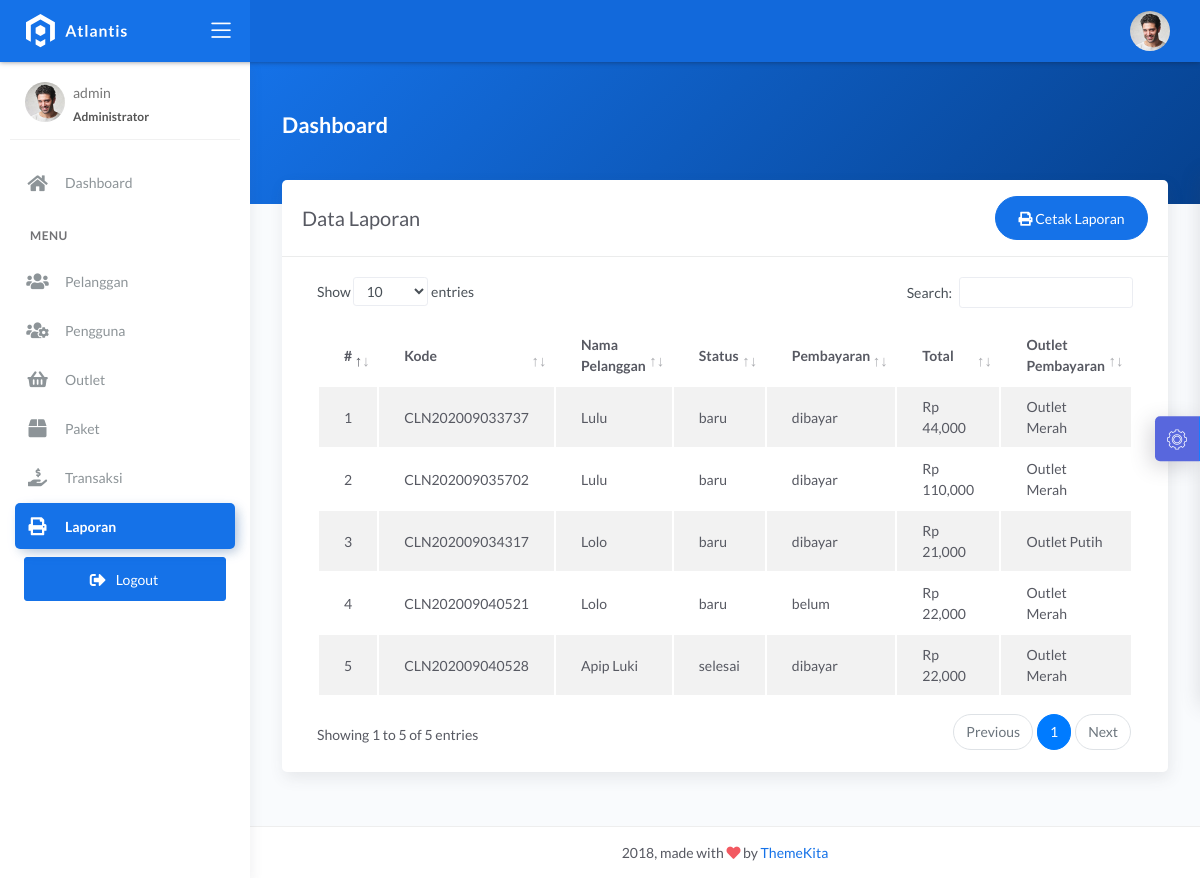
Page /admin/laporan.php (signed in) on the committed database.
### tables this page shows
CREATE TABLE `transaksi` (
  `id_transaksi` int(11) NOT NULL,
  `outlet_id` int(11) DEFAULT NULL,
  `kode_invoice` varchar(228) DEFAULT NULL,
  `id_pelanggan` int(11) DEFAULT NULL,
  `tgl` datetime DEFAULT NULL,
  `batas_waktu` datetime DEFAULT NULL,
  `tgl_pembayaran` datetime DEFAULT NULL,
  `biaya_tambahan` int(11) DEFAULT NULL,
  `diskon` double DEFAULT NULL,
  `pajak` int(11) DEFAULT NULL,
  `status` enum('baru','proses','selesai','diambil') DEFAULT NULL,
  `status_bayar` enum('dibayar','belum') DEFAULT NULL,
  `id_user` int(11) DEFAULT NULL
);

CREATE TABLE `pelanggan` (
  `id_pelanggan` int(11) NOT NULL,
  `nama_pelanggan` varchar(228) NOT NULL,
  `alamat_pelanggan` text NOT NULL,
  `jenis_kelamin` enum('L','P') NOT NULL,
  `telp_pelanggan` varchar(15) NOT NULL,
  `no_ktp` varchar(30) NOT NULL
);

CREATE TABLE `detail_transaksi` (
  `id_detail` int(11) NOT NULL,
  `id_transaksi` int(11) NOT NULL,
  `id_paket` int(11) NOT NULL,
  `qty` double NOT NULL,
  `total_harga` double NOT NULL,
  `keterangan` text NOT NULL,
  `total_bayar` int(11) NOT NULL
);

CREATE TABLE `outlet` (
  `id_outlet` int(11) NOT NULL,
  `nama_outlet` varchar(228) DEFAULT NULL,
  `alamat_outlet` text DEFAULT NULL,
  `telp_outlet` varchar(15) DEFAULT NULL
);

### admin/laporan.php (the view, shortened to what this page needs)
<?php
$title = 'Data Laporan';
require 'koneksi.php';
$query = "SELECT transaksi.*, pelanggan.nama_pelanggan, detail_transaksi.total_harga, outlet.nama_outlet FROM transaksi INNER JOIN pelanggan ON pelanggan.id_pelanggan = transaksi.id_pelanggan INNER JOIN detail_transaksi ON detail_transaksi.id_transaksi = transaksi.id_transaksi INNER JOIN outlet ON outlet.id_outlet = transaksi.outlet_id";
$data = mysqli_query($conn, $query);
require 'header.php';
?>
<div class="panel-header bg-primary-gradient">
    <div class="page-inner py-5">
        <div class="d-flex align-items-left align-items-md-center flex-column flex-md-row">
            <div>
                <h2 class="text-white pb-2 fw-bold">Dashboard</h2>
            </div>
        </div>
    </div>
</div>
<div class="page-inner mt--5">
    <diva class="row">
        <div class="col-md-12">
            <div class="card">
                <div class="card-header">
                    <div class="d-flex align-items-center">
                        <h4 class="card-title"><?= $title; ?></h4>
                        <a href="cetak.php" target="_blank" class="btn btn-primary btn-round ml-auto">
                            <i class="fas fa-print"></i>
                            Cetak Laporan
                        </a>
                    </div>
                </div>
                <div class="card-body">
                    <div class="table-responsive">
                        <table id="basic-datatables" class="display table table-striped table-hover">
                            <thead>
                                <tr>
                                    <th style="width: 7%">#</th>
                                    <th>Kode</th>
                                    <th>Nama Pelanggan</th>
                                    <th>Status</th>
                                    <th>Pembayaran</th>
                                    <th>Total</th>
                                    <th>Outlet Pembayaran</th>
                                </tr>
                            </thead>
                            <tbody>
                                <?php
                                $no = 1;
                                if (mysqli_num_rows($data) > 0) {
                                    while ($trans = mysqli_fetch_assoc($data)) {
                                ?>
                                        <tr>
                                            <td><?= $no++; ?></td>
                                            <td><?= $trans['kode_invoice']; ?></td>
                                            <td><?= $trans['nama_pelanggan']; ?></td>
                                            <td><?= $trans['status']; ?></td>
                                            <td><?= $trans['status_bayar']; ?></td>
                                            <td><?= 'Rp ' . number_format($trans['total_harga']); ?></td>
                                            <td><?= $trans['nama_outlet']; ?></td>
                                        </tr>
                                <?php }
                                }
                                ?>
                            </tbody>
                        </table>
                    </div>
                </div>
            </div>
        </div>
</div>
</div>
<?php
require 'footer.php';
?>

### admin/header.php (shortened to what this page needs)
<!DOCTYPE html>
<html lang="en">
<head>
    <link rel="stylesheet" href="../assets/css/bootstrap.min.css">
    <link rel="stylesheet" href="../assets/css/atlantis.min.css">
    <link rel="stylesheet" href="../assets/css/demo.css">
</head>
<body>
    <div class="wrapper">
        <div class="main-header">
            <div class="logo-header" data-background-color="blue">
                <a href="index.html" class="logo">
                    <img src="../assets/img/logo.svg" alt="navbar brand" class="navbar-brand">
                </a>
                <div class="nav-toggle">
                    <button class="btn btn-toggle toggle-sidebar">
                        <i class="icon-menu"></i>
                    </button>
                </div>
            </div>
            <nav class="navbar navbar-header navbar-expand-lg" data-background-color="blue2">
                <div class="container-fluid">
                    <ul class="navbar-nav topbar-nav ml-md-auto align-items-center">
                        <li class="nav-item dropdown hidden-caret">
                            <a class="dropdown-toggle profile-pic" data-toggle="dropdown" href="#" aria-expanded="false">
                                <div class="avatar-sm">
                                    <img src="../assets/img/profile.jpg" alt="..." class="avatar-img rounded-circle">
                                </div>
                            </a>
                        </li>
                    </ul>
                </div>
            </nav>
        </div>
        <div class="sidebar sidebar-style-2">
            <div class="sidebar-wrapper scrollbar scrollbar-inner">
                <div class="sidebar-content">
                    <div class="user">
                        <div class="avatar-sm float-left mr-2">
                            <img src="../assets/img/profile.jpg" alt="..." class="avatar-img rounded-circle">
                        </div>
                        <div class="info">
                            <a data-toggle="collapse" href="#collapseExample" aria-expanded="true">
                                <span>
                                    <?= $_SESSION['username']; ?>
                                    <span class="user-level"><?php if ($_SESSION['role'] == 'admin') {
                                                                    echo "Administrator";
                                                                } else if ($_SESSION['role'] == 'kasir') {
                                                                    echo "Kasir";
                                                                } else {
                                                                    echo "Owner";
                                                                } ?></span>
                                </span>
                            </a>
                        </div>
                    </div>
                    <ul class="nav nav-primary">
                        <li class="nav-item <?php if ($title == 'Dashboard') {
                                                echo 'active';
                                            } ?>">
                            <a href="index.php" class="collapsed" aria-expanded="false">
                                <i class="fas fa-home"></i>
                                <p>Dashboard</p>
                            </a>
                        </li>
                        <li class="nav-section">
                            <h4 class="text-section">MENU</h4>
                        </li>
                        <li class="nav-item <?php if ($title == 'Data Pelanggan') {
                                                echo 'active';
                                            } ?>">
                            <a href="pelanggan.php">
                                <i class="fas fa-users"></i>
                                <p>Pelanggan</p>
                            </a>
                        </li>
                        <li class="nav-item <?php if ($title == 'Data Pengguna') {
                                                echo 'active';
                                            } ?>">
                            <a href="pengguna.php">
                                <i class="fas fa-users-cog"></i>
                                <p>Pengguna</p>
                            </a>
                        </li>
                        <li class="nav-item <?php if ($title == 'Data Outlet') {
                                                echo 'active';
                                            } ?>"">
                            <a href=" outlet.php">
                            <i class="fas fa-shopping-basket"></i>
                            <p>Outlet</p>
                            </a>
                        </li>
                        <li class="nav-item <?php if ($title == 'Data Paket') {
                                                echo 'active';
                                            } ?>"">
                            <a href=" paket.php">
                            <i class="fas fa-box"></i>
                            <p>Paket</p>
                            </a>
                        </li>
                        <li class="nav-item <?php if ($title == 'Data Transaksi') {
                                                echo 'active';
                                            } ?>"">
                            <a href=" transaksi.php">
                            <i class="fas fa-hand-holding-usd"></i>
                            <p>Transaksi</p>
                            </a>
                        </li>
                        <li class="nav-item <?php if ($title == 'Data Laporan') {
                                                echo 'active';
                                            } ?>"">
                            <a href=" laporan.php">
                            <i class="fas fa-print"></i>
                            <p>Laporan</p>
                            </a>
                        </li>
                        <li class="mx-4 mt-2">
                            <a href="logout.php" onclick="return confirm('Keluar dari halaman ini?');" class="btn btn-primary btn-block"><span class="btn-label mr-2"> <i class="fas fa-sign-out-alt"></i> </span>Logout</a>
                        </li>
                    </ul>
                </div>
            </div>
        </div>
        <div class="main-panel">
            <div class="content">

### admin/footer.php (shortened to what this page needs)
<footer class="footer">
    <div class="container-fluid">
        <div class="copyright ml-auto mr-auto">
            2018, made with <i class="fa fa-heart heart text-danger"></i> by <a href="https://www.themekita.com">ThemeKita</a>
        </div>
    </div>
</footer>
</div>
<div class="custom-template">
    <div class="custom-toggle">
        <i class="flaticon-settings"></i>
    </div>
</div>
</div>
</body>
</html>

### assets/css/demo.css (style rules this page uses)
.custom-template { position: fixed; top: 50%; transform: translateY(-50%); right: -325px; width: 325px; height: max-content; display: block; z-index: 1; background: #ffffff; transition: all .3s; z-index: 1003; box-shadow: -1px 1px 20px rgba(69, 65, 78, 0.15); border-top-left-radius: 5px; border-bottom-left-radius: 5px; transition: all .5s; }
.custom-template .custom-toggle { position: absolute; width: 45px; height: 45px; background: rgb(88, 103, 221); top: 50%; left: -45px; transform: translateY(-50%); display: flex; align-items: center; justify-content: center; text-align: center; border-top-left-radius: 5px; border-bottom-left-radius: 5px; border-right: 1px solid #177dff; cursor: pointer; color: #ffffff; box-shadow: -5px 5px 20px rgba(69, 65, 78, 0.21); }
.custom-template .custom-toggle i { font-size: 20px; animation: 1.3s spin linear infinite; }

### rows in the picture
transaksi: kode_invoice "CLN202009033737", id_pelanggan.nama_pelanggan "Lulu", status "baru", status_bayar "dibayar", detail_transaksi.total_harga "44,000", outlet.nama_outlet "Outlet Merah"
transaksi: kode_invoice "CLN202009035702", id_pelanggan.nama_pelanggan "Lulu", status "baru", status_bayar "dibayar", detail_transaksi.total_harga "110,000", outlet.nama_outlet "Outlet Merah"
transaksi: kode_invoice "CLN202009034317", id_pelanggan.nama_pelanggan "Lolo", status "baru", status_bayar "dibayar", detail_transaksi.total_harga "21,000", outlet.nama_outlet "Outlet Putih"
transaksi: kode_invoice "CLN202009040521", id_pelanggan.nama_pelanggan "Lolo", status "baru", status_bayar "belum", detail_transaksi.total_harga "22,000", outlet.nama_outlet "Outlet Merah"
transaksi: kode_invoice "CLN202009040528", id_pelanggan.nama_pelanggan "Apip Luki", status "selesai", status_bayar "dibayar", detail_transaksi.total_harga "22,000", outlet.nama_outlet "Outlet Merah"

### other values in the picture
$_SESSION['username'] "admin"
$title "Data Laporan"
